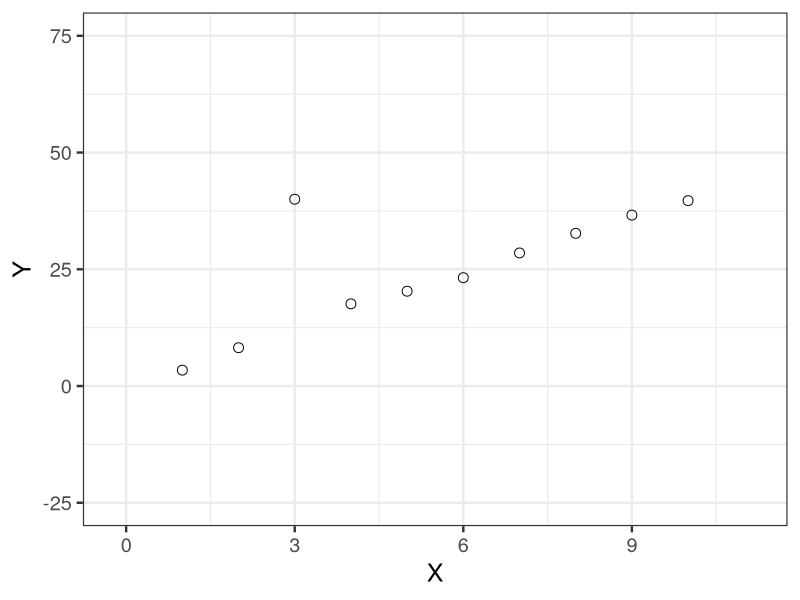

This chart was generated by the following R code:
library(ggplot2)

d <- read.csv(file='input/data-outlier.txt')

p <- ggplot(data=d, aes(x=X, y=Y))
p <- p + theme_bw(base_size=18)
p <- p + geom_point(shape=1, size=3)
p <- p + labs(x='X', y='Y')
p <- p + coord_cartesian(xlim=c(-0.2, 11.2), ylim=c(-25, 75))
ggsave(file='output/fig7-11.png', plot=p, dpi=300, w=4, h=3)
